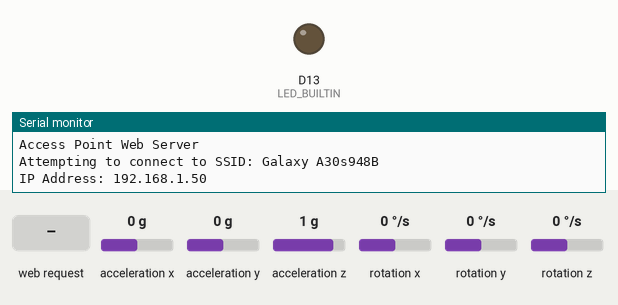
Bench run of a sketch on a simulated Arduino Nano RP2040 Connect. Shown: output pins drawn as LEDs (lit = HIGH), the last lines printed to the serial monitor. The test bench sets the inputs (shaded band); at power-on: acceleration x 0 g, acceleration y 0 g, acceleration z 1 g, rotation x 0 °/s, rotation y 0 °/s, rotation z 0 °/s. WiFi joins after 1.5 s; servers stay silent unless stated.

Above: at 12.7 s.
12.8 s: HTTP request GET /prova received
At 13.5 s:
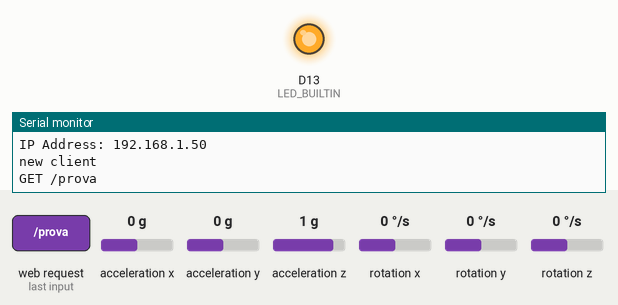
Timing chart, 0 to 44.3 s (numbered marks = the images above; inputs shaded):
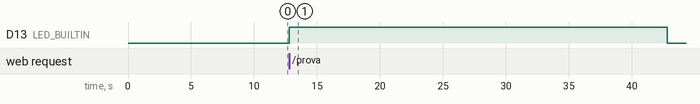

The sketch:

tremor_project.ino
```cpp
#include <SPI.h>
#include <WiFiNINA.h>
#include <Arduino_LSM6DSOX.h>
#include "arduino_secrets.h"

float Ax, Ay, Az;
float Gx, Gy, Gz;
float initial_time, final_time;

///////please enter your sensitive data in the Secret tab/arduino_secrets.h
char ssid[] = SECRET_SSID;        // your network SSID (name)
char pass[] = SECRET_PASS;    // your network password (use for WPA, or use as key for WEP)
int keyIndex = 0;                 // your network key index number (needed only for WEP)

int status = WL_IDLE_STATUS;
WiFiServer server(80);

void setup() {
  Serial.begin(9600);

  if (!IMU.begin()) {
    Serial.println("Failed to initialize IMU!");
    while (1);
  }

  Serial.println("Access Point Web Server");

  pinMode(LED_BUILTIN, OUTPUT);

  if (WiFi.status() == WL_NO_MODULE) {
    Serial.println("Communication with WiFi module failed!");
    while (true);
  }

  String fv = WiFi.firmwareVersion();
  if (fv < WIFI_FIRMWARE_LATEST_VERSION) {
    Serial.println("Please upgrade the firmware");
  }

  while (status != WL_CONNECTED) {
    Serial.print("Attempting to connect to SSID: ");
    Serial.println(ssid);
    status = WiFi.begin(ssid, pass);

    delay(10000);
  }
  server.begin();

  IPAddress ip = WiFi.localIP();
  Serial.print("IP Address: ");
  Serial.println(ip);
}

void loop() {
  digitalWrite(LED_BUILTIN, LOW);
  if (status != WiFi.status()) {
    status = WiFi.status();

    if (status == WL_AP_CONNECTED) {
      Serial.println("Device connected to AP");
    } else {
      Serial.println("Device disconnected from AP");
    }
  }

  WiFiClient client = server.available();

  if (client) {
    Serial.println("new client");
    String currentLine = "";                // make a String to hold incoming data from the client
    while (client.connected()) {
      delayMicroseconds(10);                // This is required for the Arduino Nano RP2040 Connect
      if (client.available()) {
        char c = client.read();
        Serial.write(c);
        if (c == '\n') {
          if (currentLine.length() == 0) {
            client.println("HTTP/1.1 200 OK");
            client.println("Content-type:text/html");
            client.println();

            // the content of the HTTP response follows the header:
/*
            client.print("Click <a href=\"/RH\">here</a> turn the Red LED on<br>");

            client.print("Click <a href=\"/GH\">here</a> turn the Green LED on<br>");

            client.print("Click <a href=\"/BH\">here</a> turn the Blue LED on<br>");
*/
            client.print("Click <a href=\"/prova\">here</a> send data<br>"); //parte aggiunta
            client.println();
            break;
          }
          else {
            currentLine = "";
          }
        }
        else if (c != '\r') {
          currentLine += c;
        }

        // Check to see if the client request was "GET /H" or "GET /L":
        if (currentLine.endsWith("GET /prova")) {

        AccGyroAcquisition();

        }
      }
    }
    client.stop();
    Serial.println("client disconnected");
  }
}
//funzione che invia il dato

//funzione in cui attiva IMU e legge per 30 secondi (possibile fare un return del buffere da inviare)
void AccGyroAcquisition() {

    digitalWrite(LED_BUILTIN, HIGH);
    initial_time = millis();
    final_time = millis();

    while(final_time-initial_time <= 30000){

        if (IMU.accelerationAvailable()) {
            IMU.readAcceleration(Ax, Ay, Az);
        }

        if (IMU.gyroscopeAvailable()) {
            IMU.readGyroscope(Gx, Gy, Gz);
        }
        final_time = millis();
        //store data from Gyro end Acc in buffers
        //funzione che invia il dato
    }
}
```

arduino_secrets.h
```cpp
#define SECRET_SSID "Galaxy A30s948B"
#define SECRET_PASS "twuf6059"
```

Measured:
- after the input at 12.8 s, D13 (LED_BUILTIN): LOW → HIGH at once, → LOW 30.0 s later
